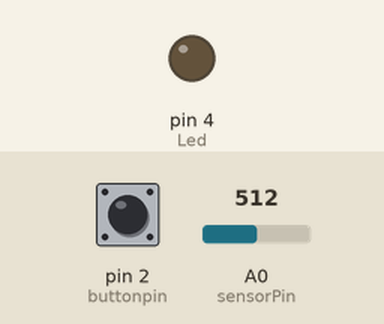
Simulated run of this sketch. Board: Arduino Uno, built with avr-gcc and run on an emulated ATmega328P. On the bench: output pins drawn as LEDs (lit = HIGH). The test bench sets the inputs (shaded band); at power-on: pin 2 (buttonpin) LOW, A0 (sensorPin) = 512. What the sketch prints to the serial monitor is not drawn.

Above: at 1.2 s.
1.3 s: pin 2 (buttonpin) pulled HIGH for 0.15 s
At 1.38 s:
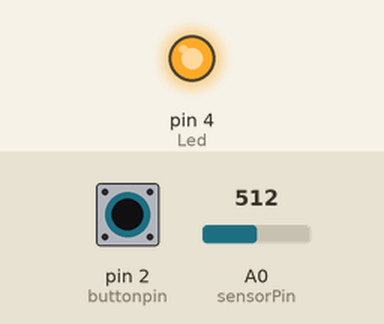
2.9 s: pin 2 (buttonpin) pulled HIGH for 3.2 s
At 7.6 s:
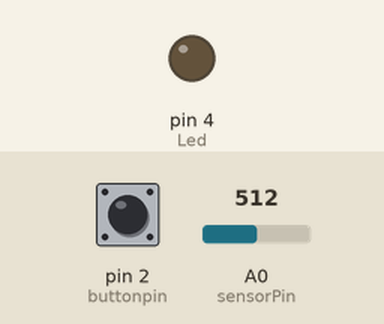
Timing chart, 0 to 9.1 s (numbered marks = the images above; inputs shaded):
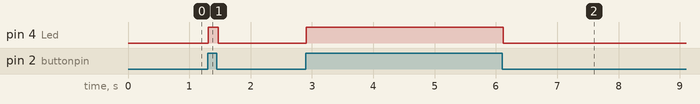

The sketch:

Sound.ino
```cpp
int Led = 4 ;// define LED Interface
int buttonpin = 2; // define D0 Sensor Interface
int val = 0;// define numeric variables val
int sensorPin = A0;

void setup ()
{
  pinMode (Led, OUTPUT) ;// define LED as output interface
  pinMode (buttonpin, INPUT) ;// output interface D0 is defined sensor
  Serial.begin(9600);
}

void loop ()
{
  int sensorValue = analogRead(sensorPin)-521;
  delay(10);
  Serial.println(abs(sensorValue),DEC);
  val = digitalRead(buttonpin);// digital interface will be assigned a value of pin 3 to read val
  //if (sensorValue < 15)
  //{
    //digitalWrite (Led,LOW);
  //}
  //else
  //{
    //digitalWrite (Led, HIGH);
  //}

  if (val == HIGH) // When the sound detection module detects a signal, LED flashes
  {
    digitalWrite (Led, HIGH);
    delay(10);
  }
  else
  {
    digitalWrite (Led, LOW);
  }

}
```

Measured:
- after the input at 1.3 s, pin 4 (Led): LOW → HIGH at once, → LOW 0.16 s later
- after the input at 2.9 s, pin 4 (Led): LOW → HIGH at once, → LOW 3.2 s later
